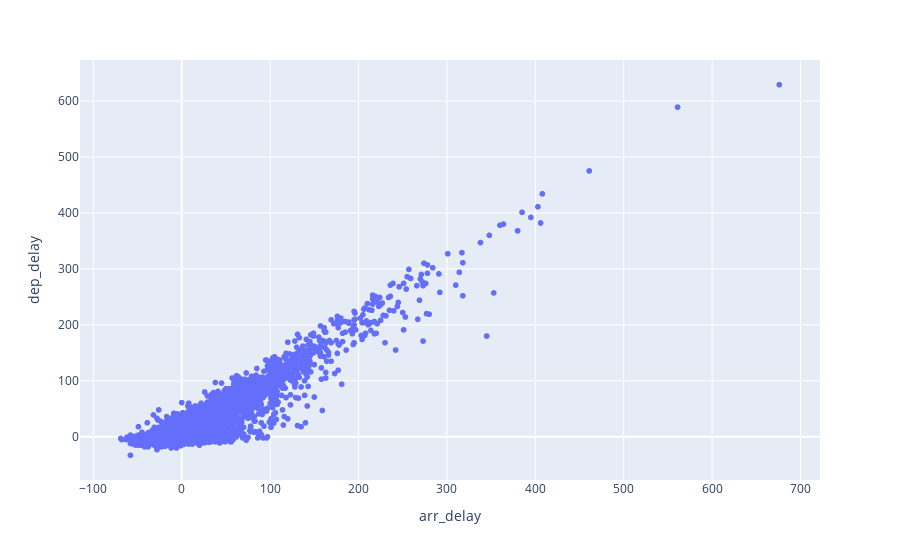

The notebook cell saved with this chart:
### Markdown cell above
You can also disable the toolbar and/or turn off all interactivity.

### Code cell
fig.show(config={"displayModeBar": False, "staticPlot": True})

### Figure 1 — Plotly figure (JSON) as saved in the notebook; plotly's stock layout.template omitted (floating-point values rounded to 4 significant figures; data arrays with more than 128 entries replaced by an {"elided": "..."} marker saying what was removed)
{"data": [{"hovertemplate": "arr_delay=%{x}<br>dep_delay=%{y}<extra></extra>", "legendgroup": "", "marker": {"color": "#636efa", "symbol": "circle"}, "mode": "markers", "name": "", "showlegend": false, "type": "scattergl", "x": {"elided": "10000 float values"}, "xaxis": "x", "y": {"elided": "10000 float values"}, "yaxis": "y"}], "layout": {"legend": {"tracegroupgap": 0}, "margin": {"t": 60}, "xaxis": {"anchor": "y", "domain": [0, 1], "title": {"text": "arr_delay"}}, "yaxis": {"anchor": "x", "domain": [0, 1], "title": {"text": "dep_delay"}}}}
